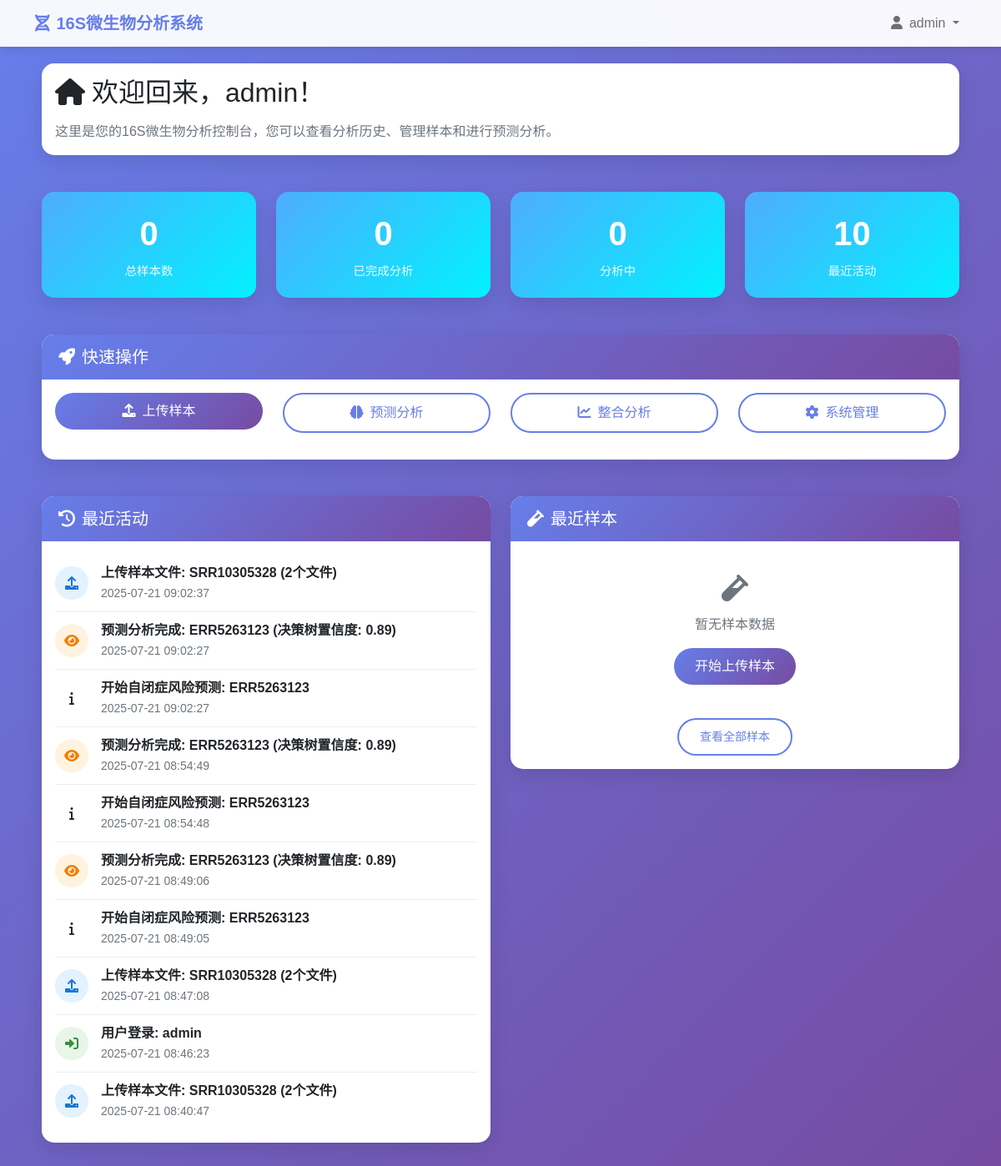
The page /dashboard/ (signed in) on the database its author committed.
### bioanalysis/models.py (models this page shows, shortened)
class UserActivityLog(models.Model):
    ACTION_TYPES = [
        ('login', '登录'),
        ('logout', '登出'),
        ('upload', '上传文件'),
        ('analysis', '开始分析'),
        ('prediction_start', '开始预测'),
        ('view_result', '查看结果'),
        ('error', '错误'),
        ('delete', '删除数据'),
    ]
    user = models.ForeignKey(User, on_delete=models.CASCADE, verbose_name='用户')
    action_type = models.CharField(max_length=20, choices=ACTION_TYPES, verbose_name='操作类型')
    description = models.CharField(max_length=500, verbose_name='操作描述')
    ip_address = models.GenericIPAddressField(verbose_name='IP地址')
    user_agent = models.TextField(verbose_name='用户代理')
    timestamp = models.DateTimeField(default=timezone.now, verbose_name='时间戳')
    class Meta:
        verbose_name = '用户操作日志'
        verbose_name_plural = '用户操作日志'
        ordering = ['-timestamp']
        indexes = [
            models.Index(fields=['user', 'action_type']),
            models.Index(fields=['timestamp']),
        ]

### bioanalysis/views.py (the view, shortened to what this page needs)
# urls.py: path('dashboard/', views.dashboard, name='dashboard'),
@login_required
def dashboard(request):
    try:
        recent_activities = UserActivityLog.objects.filter(user=request.user).order_by('-timestamp')[:10]
        activity_stats = UserActivityLog.objects.filter(user=request.user).values('action_type').annotate(count=Count('action_type'))
        user_samples = get_user_samples_with_status(request.user)
        recent_samples = []
        system_status = {
            'total_samples': len(user_samples),
            'completed_samples': len([s for s in user_samples if s['is_completed']]),
            'pending_samples': len([s for s in user_samples if not s['is_completed']]),
            'user_activities': len(recent_activities)
        }
        context = {
            'recent_activities': recent_activities,
            'activity_stats': activity_stats,
            'samples': recent_samples,
            'system_status': system_status,
            'user': request.user
        }
        return render(request, 'bioanalysis/dashboard.html', context)
    except Exception as e:
        messages.error(request, f'加载首页时出错: {str(e)}')
        return render(request, 'bioanalysis/dashboard.html', {'error': str(e)})

### bioanalysis/templates/bioanalysis/dashboard.html (shortened to what this page needs)
<!DOCTYPE html>
<html lang="zh-CN">
<head>
    <link href="https://cdn.jsdelivr.net/npm/bootstrap@5.1.3/dist/css/bootstrap.min.css" rel="stylesheet">
    <link href="https://cdnjs.cloudflare.com/ajax/libs/font-awesome/6.0.0/css/all.min.css" rel="stylesheet">
</head>
<body>
    <nav class="navbar navbar-expand-lg navbar-light">
        <div class="container">
            <a class="navbar-brand" href="{% url 'dashboard' %}">
                <i class="fas fa-dna me-2"></i>16S微生物分析系统
            </a>
            <div class="navbar-nav ms-auto">
                <div class="nav-item dropdown">
                    <a class="nav-link dropdown-toggle" href="#" id="navbarDropdown" role="button" data-bs-toggle="dropdown">
                        <i class="fas fa-user me-2"></i>{{ user.username }}
                    </a>
                </div>
            </div>
        </div>
    </nav>
    <div class="container dashboard-container">
        <div class="row mb-4">
            <div class="col-12">
                <div class="card">
                    <div class="card-body">
                        <h2 class="mb-3">
                            <i class="fas fa-home me-2"></i>欢迎回来，{{ user.username }}！
                        </h2>
                        <p class="text-muted mb-0">这里是您的16S微生物分析控制台，您可以查看分析历史、管理样本和进行预测分析。</p>
                    </div>
                </div>
            </div>
        </div>
        <div class="row mb-4">
            <div class="col-md-3">
                <div class="card stats-card">
                    <div class="stats-number">{{ system_status.total_samples }}</div>
                    <div class="stats-label">总样本数</div>
                </div>
            </div>
            <div class="col-md-3">
                <div class="card stats-card">
                    <div class="stats-number">{{ system_status.completed_samples }}</div>
                    <div class="stats-label">已完成分析</div>
                </div>
            </div>
            <div class="col-md-3">
                <div class="card stats-card">
                    <div class="stats-number">{{ system_status.pending_samples }}</div>
                    <div class="stats-label">分析中</div>
                </div>
            </div>
            <div class="col-md-3">
                <div class="card stats-card">
                    <div class="stats-number">{{ system_status.user_activities }}</div>
                    <div class="stats-label">最近活动</div>
                </div>
            </div>
        </div>
        <div class="row mb-4">
            <div class="col-12">
                <div class="card">
                    <div class="card-header">
                        <h5 class="mb-0"><i class="fas fa-rocket me-2"></i>快速操作</h5>
                    </div>
                    <div class="card-body">
                        <div class="row">
                            <div class="col-md-3 mb-3">
                                <a href="{% url 'integrated_analysis' %}" class="btn btn-primary w-100">
                                    <i class="fas fa-upload me-2"></i>上传样本
                                </a>
                            </div>
                            <div class="col-md-3 mb-3">
                                <a href="{% url 'integrated_analysis' %}" class="btn btn-outline-primary w-100">
                                    <i class="fas fa-brain me-2"></i>预测分析
                                </a>
                            </div>
                            <div class="col-md-3 mb-3">
                                <a href="{% url 'integrated_analysis' %}" class="btn btn-outline-primary w-100">
                                    <i class="fas fa-chart-line me-2"></i>整合分析
                                </a>
                            </div>
                            <div class="col-md-3 mb-3">
                                <a href="/admin/" class="btn btn-outline-primary w-100" target="_blank">
                                    <i class="fas fa-cog me-2"></i>系统管理
                                </a>
                            </div>
                        </div>
                    </div>
                </div>
            </div>
        </div>
        <div class="row">
            <div class="col-md-6">
                <div class="card">
                    <div class="card-header">
                        <h5 class="mb-0"><i class="fas fa-history me-2"></i>最近活动</h5>
                    </div>
                    <div class="card-body">
                        {% if recent_activities %}
                            {% for activity in recent_activities %}
                            <div class="activity-item d-flex align-items-center">
                                <div class="activity-icon activity-{{ activity.action_type }}">
                                    {% if activity.action_type == 'upload' %}
                                        <i class="fas fa-upload"></i>
                                    {% elif activity.action_type == 'analysis' %}
                                        <i class="fas fa-flask"></i>
                                    {% elif activity.action_type == 'login' %}
                                        <i class="fas fa-sign-in-alt"></i>
                                    {% elif activity.action_type == 'logout' %}
                                        <i class="fas fa-sign-out-alt"></i>
                                    {% elif activity.action_type == 'view_result' %}
                                        <i class="fas fa-eye"></i>
                                    {% else %}
                                        <i class="fas fa-info"></i>
                                    {% endif %}
                                </div>
                                <div class="flex-grow-1">
                                    <div class="fw-bold">{{ activity.description }}</div>
                                    <small class="text-muted">{{ activity.timestamp|date:"Y-m-d H:i:s" }}</small>
                                </div>
                            </div>
                            {% endfor %}
                        {% else %}
                            <div class="text-center text-muted py-4">
                                <i class="fas fa-info-circle fa-2x mb-3"></i>
                                <p>暂无活动记录</p>
                            </div>
                        {% endif %}
                    </div>
                </div>
            </div>
            <div class="col-md-6">
                <div class="card">
                    <div class="card-header">
                        <h5 class="mb-0"><i class="fas fa-vial me-2"></i>最近样本</h5>
                    </div>
                    <div class="card-body">
                        {% if samples %}
                            {% for sample in samples %}
                            <div class="sample-item">
                                <div class="d-flex justify-content-between align-items-center">
                                    <div>
                                        <h6 class="mb-1">{{ sample.name }}</h6>
                                        <small class="text-muted">{{ sample.created_time|date:"Y-m-d H:i" }}</small>
                                    </div>
                                    <span class="sample-status {% if sample.status == '已完成分析' %}status-completed{% else %}status-pending{% endif %}">
                                        {{ sample.status }}
                                    </span>
                                </div>
                            </div>
                            {% endfor %}
                        {% else %}
                            <div class="text-center text-muted py-4">
                                <i class="fas fa-vial fa-2x mb-3"></i>
                                <p>暂无样本数据</p>
                                <a href="{% url 'integrated_analysis' %}" class="btn btn-primary">开始上传样本</a>
                            </div>
                        {% endif %}
                        <div class="text-center mt-3">
                            <a href="/sample_results/"
                               class="btn btn-sm btn-outline-primary"
                               target="_self">查看全部样本</a>
                        </div>
                    </div>
                </div>
            </div>
        </div>
    </div>
</body>
</html>

### bioanalysis/templates/bioanalysis/dashboard.html (style rules this page uses)
body { background: linear-gradient(135deg, #667eea 0%, #764ba2 100%); min-height: 100vh; font-family: 'Microsoft YaHei', sans-serif; }
.dashboard-container { padding: 20px; }
.card { border: none; border-radius: 15px; box-shadow: 0 8px 25px rgba(0,0,0,0.1); margin-bottom: 20px; transition: transform 0.3s ease; position: relative; z-index: 1; }
.card-header { background: linear-gradient(135deg, #667eea 0%, #764ba2 100%); color: white; border-radius: 15px 15px 0 0 !important; padding: 15px 20px; border: none; }
.stats-card { background: linear-gradient(135deg, #4facfe 0%, #00f2fe 100%); color: white; text-align: center; padding: 20px; }
.stats-number { font-size: 2.5rem; font-weight: bold; margin-bottom: 5px; }
.stats-label { font-size: 0.9rem; opacity: 0.9; }
.activity-item { padding: 10px 0; border-bottom: 1px solid #eee; }
.activity-item:last-child { border-bottom: none; }
.activity-icon { width: 40px; height: 40px; border-radius: 50%; display: flex; align-items: center; justify-content: center; margin-right: 15px; }
.activity-upload { background: #e3f2fd; color: #1976d2; }
.activity-login { background: #e8f5e8; color: #388e3c; }
.activity-view_result { background: #fff3e0; color: #f57c00; }
.navbar { background: rgba(255,255,255,0.95) !important; backdrop-filter: blur(10px); box-shadow: 0 2px 10px rgba(0,0,0,0.1); position: relative; z-index: 1030; }
.navbar-brand { font-weight: bold; color: #667eea !important; }
.navbar .nav-item.dropdown { position: relative; z-index: 1050; }
.btn-primary { background: linear-gradient(135deg, #667eea 0%, #764ba2 100%); border: none; border-radius: 25px; padding: 10px 25px; font-weight: 500; }
.btn-outline-primary { border: 2px solid #667eea; color: #667eea; border-radius: 25px; padding: 10px 25px; font-weight: 500; }

### rows shown on the page
UserActivityLog: action_type "upload" (drawn), description "上传样本文件: SRR10305328 (2个文件)", timestamp "2025-07-21 09:02:37"
UserActivityLog: action_type "view_result" (drawn), description "预测分析完成: ERR5263123 (决策树置信度: 0.89)", timestamp "2025-07-21 09:02:27"
UserActivityLog: action_type "prediction_start" (drawn), description "开始自闭症风险预测: ERR5263123", timestamp "2025-07-21 09:02:27"
UserActivityLog: action_type "view_result" (drawn), description "预测分析完成: ERR5263123 (决策树置信度: 0.89)", timestamp "2025-07-21 08:54:49"
UserActivityLog: action_type "prediction_start" (drawn), description "开始自闭症风险预测: ERR5263123", timestamp "2025-07-21 08:54:48"
UserActivityLog: action_type "view_result" (drawn), description "预测分析完成: ERR5263123 (决策树置信度: 0.89)", timestamp "2025-07-21 08:49:06"
UserActivityLog: action_type "prediction_start" (drawn), description "开始自闭症风险预测: ERR5263123", timestamp "2025-07-21 08:49:05"
UserActivityLog: action_type "upload" (drawn), description "上传样本文件: SRR10305328 (2个文件)", timestamp "2025-07-21 08:47:08"
UserActivityLog: action_type "login" (drawn), description "用户登录: admin", timestamp "2025-07-21 08:46:23"
UserActivityLog: action_type "upload" (drawn), description "上传样本文件: SRR10305328 (2个文件)", timestamp "2025-07-21 08:40:47"

### other values the page prints
{{ user.username }} "admin"
{{ system_status.total_samples }} "0"
{{ system_status.completed_samples }} "0"
{{ system_status.pending_samples }} "0"
{{ system_status.user_activities }} "10"
